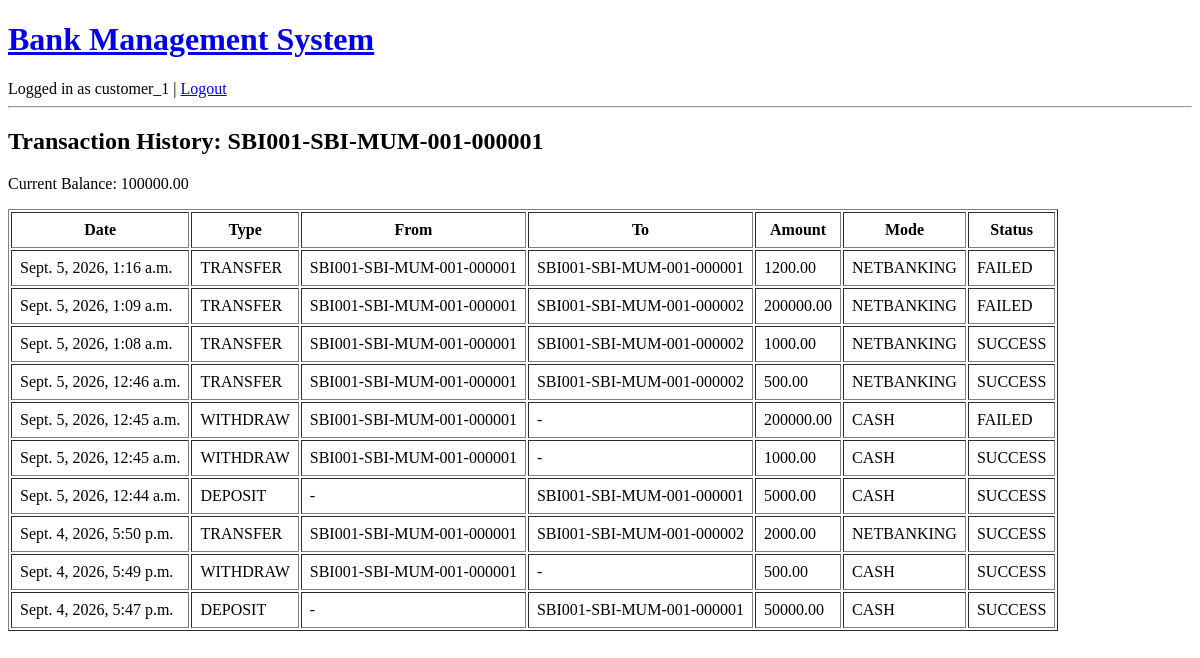
Page /transactions/history/1/ (signed in) on the earlier database version.
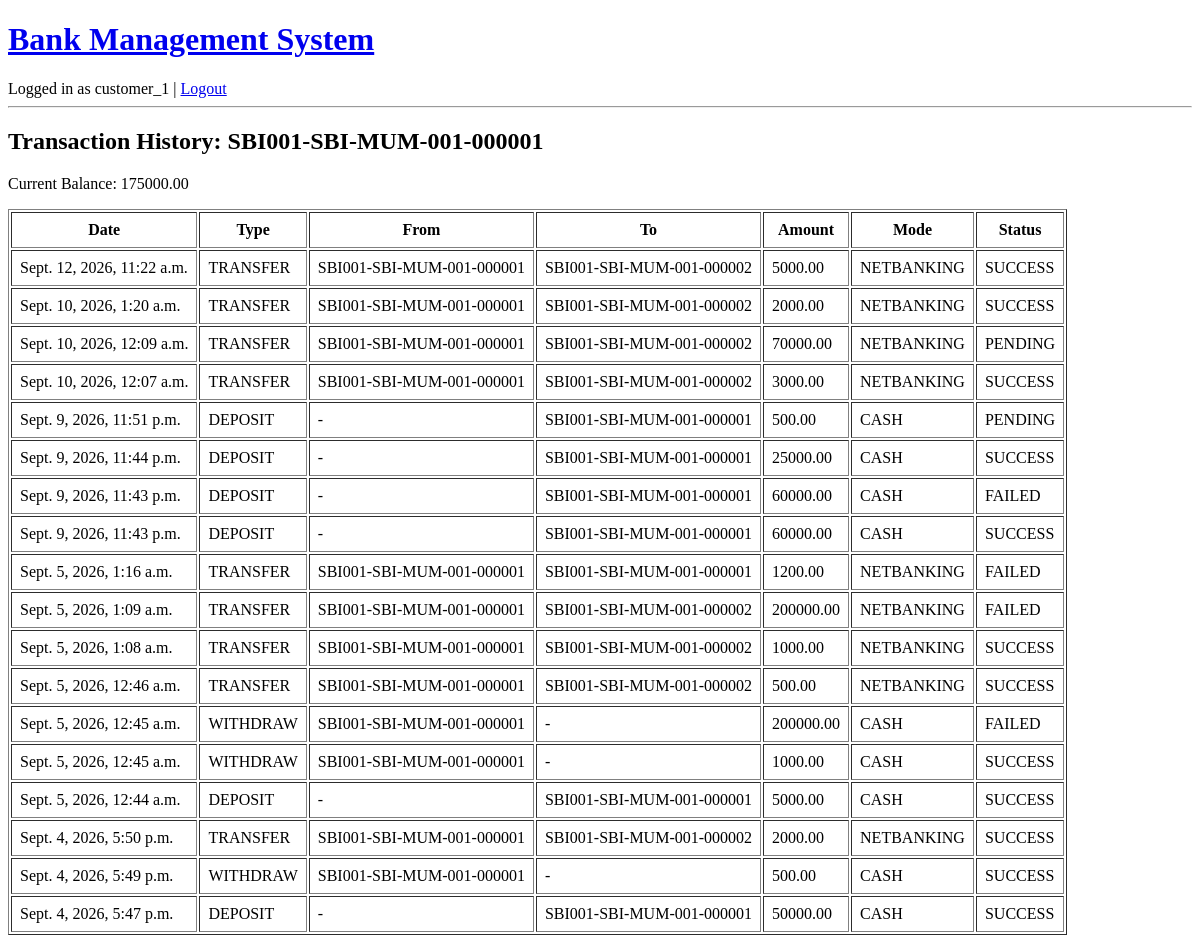
Same page on the later database version.
### accounts/models.py (models this page shows, shortened)
class Account(models.Model):
    ACCOUNT_TYPES = [
        ("SAVINGS", "Savings"),
        ("CURRENT", "Current"),
        ("LOAN", "Loan"),
    ]
    STATUS_CHOICES = [
        ("ACTIVE", "Active"),
        ("CLOSED", "Closed"),
    ]
    account_no = models.CharField(max_length=30, unique=True, editable=False, blank=True)
    customer = models.ForeignKey(Customer, on_delete=models.CASCADE, related_name="accounts")
    branch = models.ForeignKey(Branch, on_delete=models.PROTECT, related_name="accounts")
    account_type = models.CharField(max_length=10, choices=ACCOUNT_TYPES)
    balance = models.DecimalField(max_digits=12, decimal_places=2, default=0.00)
    status = models.CharField(max_length=20, choices=STATUS_CHOICES, default="ACTIVE")
    daily_limit = models.DecimalField(max_digits=12, decimal_places=2, default=50000.00)
    open_date = models.DateField(auto_now_add=True)

### transactions/models.py (models this page shows, shortened)
class Transaction(models.Model):
    TRANSACTION_TYPES = [
        ("DEPOSIT", "Deposit"),
        ("WITHDRAW", "Withdraw"),
        ("TRANSFER", "Transfer"),
    ]
    MODE_CHOICES = [
        ("CASH", "Cash"),
        ("UPI", "UPI"),
        ("CARD", "Card"),
        ("NETBANKING", "Net Banking"),
    ]
    STATUS_CHOICES = [
        ("SUCCESS", "Success"),
        ("FAILED", "Failed"),
        ("PENDING", "Pending"),
    ]
    transaction_type = models.CharField(max_length=10, choices=TRANSACTION_TYPES)
    from_account = models.ForeignKey(
        Account, on_delete=models.CASCADE,
        related_name="outgoing_transactions",
        null=True, blank=True
    )
    to_account = models.ForeignKey(
        Account, on_delete=models.CASCADE,
        related_name="incoming_transactions",
        null=True, blank=True
    )
    amount = models.DecimalField(max_digits=12, decimal_places=2)
    mode_of_transaction = models.CharField(max_length=20, choices=MODE_CHOICES, default="CASH")
    status = models.CharField(max_length=20, choices=STATUS_CHOICES, default="PENDING")
    performed_by = models.ForeignKey(
        settings.AUTH_USER_MODEL, on_delete=models.SET_NULL, null=True, blank=True
    )
    remarks = models.CharField(max_length=255, blank=True)
    timestamp = models.DateTimeField(auto_now_add=True)
    is_loan_related = models.BooleanField(default=False)

### transactions/views.py (the view)
# urls.py: path("history/<int:account_id>/", views.transaction_history, name="transaction_history"),
@login_required
def transaction_history(request, account_id):
    account = get_object_or_404(Account, id=account_id)
    if not can_view_account(request.user, account):
        messages.error(request, "You do not have permission to view this account.")
        return redirect("login")
    txns = Transaction.objects.filter(
        Q(from_account=account) | Q(to_account=account)
    ).order_by("-timestamp")
    return render(request, "transactions/transaction_history.html", {"account": account, "transactions": txns})

### transactions/views.py (called while the page is built)
def is_admin_user(user):
    if not user.is_authenticated:
        return False
    if Customer.objects.filter(user=user).exists():
        return False
    if Employee.objects.filter(user=user).exists():
        return False
    return True

def can_view_account(user, account):
    if is_admin_user(user):
        return True
    if Employee.objects.filter(user=user).exists():
        return True
    if hasattr(user, "customer") and account.customer_id == user.customer.id:
        return True
    return False

### transactions/templates/transactions/transaction_history.html
{% extends "base.html" %}
{% block content %}
<h2>Transaction History: {{ account.account_no }}</h2>
<p>Current Balance: {{ account.balance }}</p>
<table border="1" cellpadding="8">
    <tr>
        <th>Date</th>
        <th>Type</th>
        <th>From</th>
        <th>To</th>
        <th>Amount</th>
        <th>Mode</th>
        <th>Status</th>
    </tr>
    {% for txn in transactions %}
    <tr>
        <td>{{ txn.timestamp }}</td>
        <td>{{ txn.transaction_type }}</td>
        <td>{{ txn.from_account.account_no|default:"-" }}</td>
        <td>{{ txn.to_account.account_no|default:"-" }}</td>
        <td>{{ txn.amount }}</td>
        <td>{{ txn.mode_of_transaction }}</td>
        <td>{{ txn.status }}</td>
    </tr>
    {% empty %}
    <tr>
        <td colspan="7">No transactions yet.</td>
    </tr>
    {% endfor %}
</table>
{% endblock %}

Differences in the rows shown:
changed Account "SBI001-SBI-MUM-001-000001": balance "100000.00" → "175000.00"
added Transaction: timestamp "Sept. 12, 2026, 11:22 a.m.", transaction_type "TRANSFER", from_account.account_no "SBI001-SBI-MUM-001-000001", to_account.account_no "SBI001-SBI-MUM-001-000002", amount "5000.00", mode_of_transaction "NETBANKING", status "SUCCESS"
added Transaction: timestamp "Sept. 10, 2026, 1:20 a.m.", transaction_type "TRANSFER", from_account.account_no "SBI001-SBI-MUM-001-000001", to_account.account_no "SBI001-SBI-MUM-001-000002", amount "2000.00", mode_of_transaction "NETBANKING", status "SUCCESS"
added Transaction: timestamp "Sept. 10, 2026, 12:09 a.m.", transaction_type "TRANSFER", from_account.account_no "SBI001-SBI-MUM-001-000001", to_account.account_no "SBI001-SBI-MUM-001-000002", amount "70000.00", mode_of_transaction "NETBANKING", status "PENDING"
added Transaction: timestamp "Sept. 10, 2026, 12:07 a.m.", transaction_type "TRANSFER", from_account.account_no "SBI001-SBI-MUM-001-000001", to_account.account_no "SBI001-SBI-MUM-001-000002", amount "3000.00", mode_of_transaction "NETBANKING", status "SUCCESS"
added Transaction: timestamp "Sept. 9, 2026, 11:51 p.m.", transaction_type "DEPOSIT", from_account.account_no "-", to_account.account_no "SBI001-SBI-MUM-001-000001", amount "500.00", mode_of_transaction "CASH", status "PENDING"
added Transaction: timestamp "Sept. 9, 2026, 11:44 p.m.", transaction_type "DEPOSIT", from_account.account_no "-", to_account.account_no "SBI001-SBI-MUM-001-000001", amount "25000.00", mode_of_transaction "CASH", status "SUCCESS"
added Transaction: timestamp "Sept. 9, 2026, 11:43 p.m.", transaction_type "DEPOSIT", from_account.account_no "-", to_account.account_no "SBI001-SBI-MUM-001-000001", amount "60000.00", mode_of_transaction "CASH", status "FAILED"
added Transaction: timestamp "Sept. 9, 2026, 11:43 p.m.", transaction_type "DEPOSIT", from_account.account_no "-", to_account.account_no "SBI001-SBI-MUM-001-000001", amount "60000.00", mode_of_transaction "CASH", status "SUCCESS"
